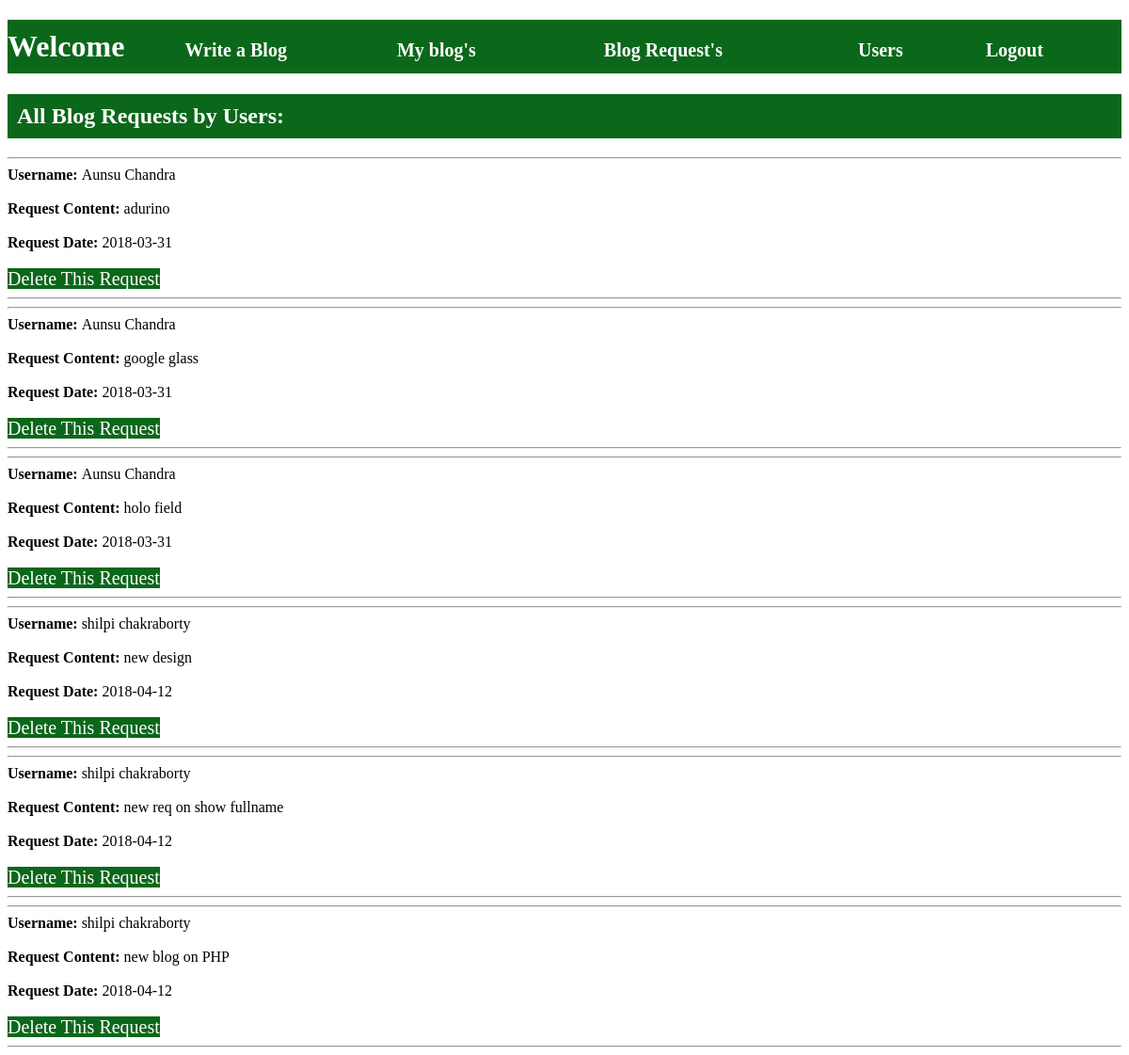
/req_a.php, run on the app's committed database.
### tables this page shows
CREATE TABLE `request` (
  `r_id` int(11) NOT NULL,
  `r_content` varchar(255) NOT NULL,
  `r_date` date NOT NULL,
  `r_time` time NOT NULL,
  `u_fname` varchar(255) NOT NULL
);

### req_a.php (the view, shortened to what this page needs)
<?php
require 'db_link.php';
?>
<!DOCTYPE HTML>
<html lang="en-US">
<head>
	<link rel="stylesheet" href="style.css">
</head>
<body>
	<h1>Welcome <a href="home_a.php">Write a Blog </a> <a href="m_blog.php">My blog's</a><a href="req_a.php">Blog Request's</a> <a href="users_a.php">Users</a> <a href="logout.php">Logout</a></h1>
	<h2>All Blog Requests by Users: </h2>
<?php
$sql="select * from request order by r_time desc";
$md=mysqli_query($cnt,$sql) or die("Can not fetch data from database ".mysqli_error($cnt));
if(mysqli_num_rows($md)>0){
      while($r=mysqli_fetch_array($md))
      {
          ?>
<hr>
<strong>Username: </strong><?php echo $r['u_fname'] ?><br><br>
<strong> Request Content: </strong><?php echo $r['r_content'] ?><br><br>
<strong> Request Date: </strong><?php echo $r['r_date'] ?><br><br>
<a href="req_a.php?del=<?php echo $r['r_id'] ?>">Delete This Request</a>
<hr>
<?php
        }
        }
    else{ ?>
     <strong>Sorry! Hear is No user to Show.</strong>
    <?php } ?>
</body>
</html>

### style.css (style rules this page uses)
h1 { background:#0B671A; padding:10px 0px; color:white; }
h2 { background:#0B671A; padding:10px; color:white; }
a { text-decoration: none; color:white; background:#0B671A; font-size: 20px; }

### data on the page
request: u_fname "Aunsu Chandra", r_content "adurino", r_date "2018-03-31"
request: u_fname "Aunsu Chandra", r_content "google glass", r_date "2018-03-31"
request: u_fname "Aunsu Chandra", r_content "holo field", r_date "2018-03-31"
request: u_fname "shilpi chakraborty", r_content "new design", r_date "2018-04-12"
request: u_fname "shilpi chakraborty", r_content "new req on show fullname", r_date "2018-04-12"
request: u_fname "shilpi chakraborty", r_content "new blog on PHP", r_date "2018-04-12"
